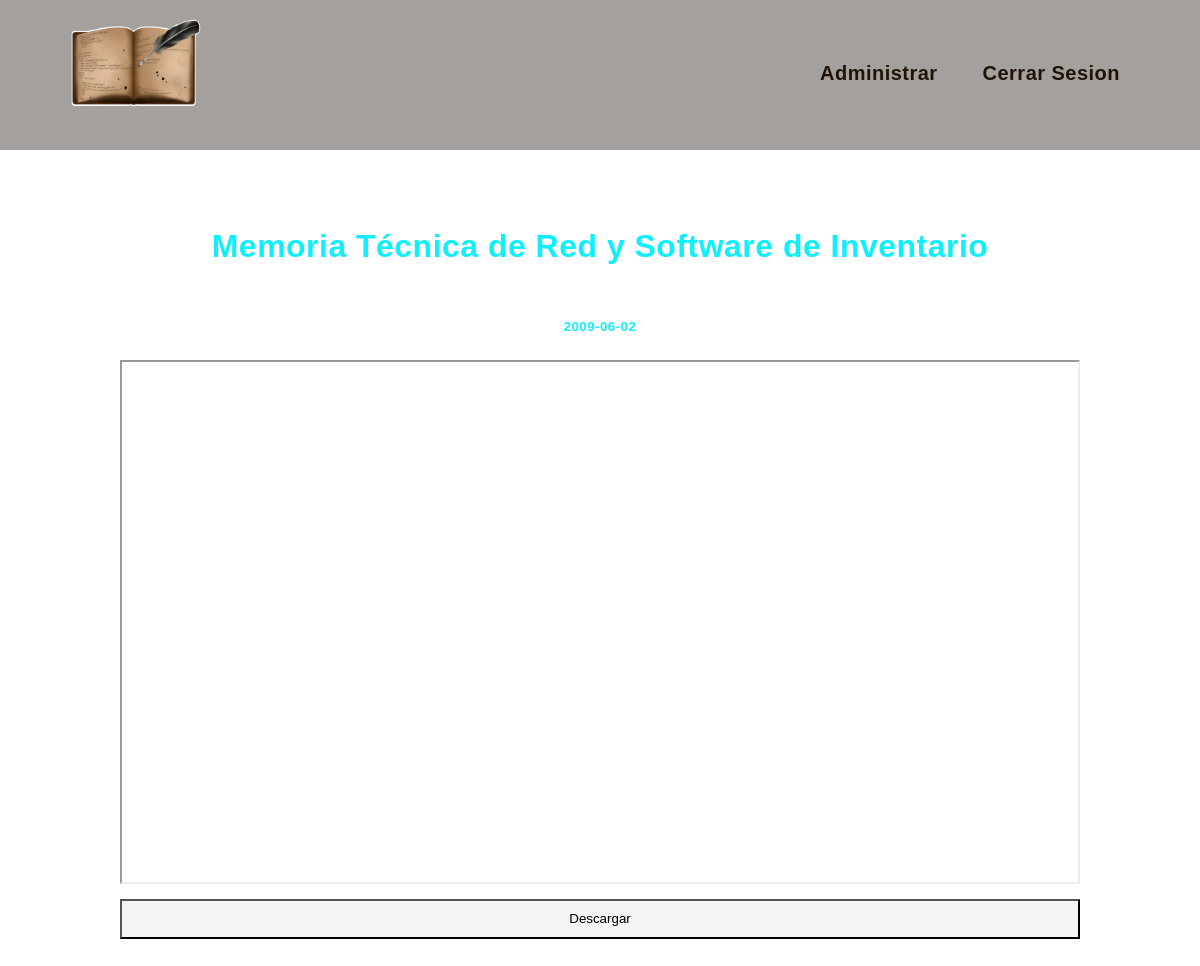
Screenshot of /verLibro.php?id=9 (signed in) with the database file from the repository.
### tables this page shows
CREATE TABLE `libros` (
  `id` int(11) NOT NULL,
  `titulo` varchar(100) NOT NULL,
  `link_google` varchar(200) NOT NULL,
  `link_imagen` varchar(100) NOT NULL,
  `fecha` date NOT NULL
);

### verLibro.php (the view, shortened to what this page needs)
<?php
require_once("privado/configDB.php");
$id = $base->real_escape_string(filter_input(INPUT_GET, "id"));
?>
<!DOCTYPE html>
<html lang="en">
<head>
    <link rel="stylesheet" href="css/si.css">
</head>
<body background="img/libreria.jpg">
    <?php require_once("privado/modulos/navbar.php");
    $res = $base->query("SELECT * FROM `libros` WHERE `id` = $id");
    if ($res) {
        if ($res->num_rows == 1) {
            $datos = $res->fetch_assoc();
            $linkVista = str_replace("/view", "/preview", $datos["link_google"]);
            $cadena = explode("/", $datos["link_google"]);
            $idGoogle = $cadena[5];
            $linkDescarga = "https://drive.google.com/u/1/uc?id=$idGoogle&export=download";
    ?>
            <div class="contenedor-iframe">
            <div class="Centrar">
                <h1><?php echo $datos["titulo"] ?></h1>
            </div>
            <div class="Centrar">
                <h5><?php echo $datos["fecha"] ?></h5>
            </div>
            <div class="Centrar"><iframe src="<?php echo $linkVista?>"></iframe></div>
            <a href="<?php echo $linkDescarga ?>"><button class="boton">Descargar</button></a>
            </div>
    <?php
        }
        else{ ?>
            <div class="Centrar">
                <h1>Libro No Encontado...</h1>
            </div>
        <?php }
    }
    else {
        header("location: index.php");
    }
    ?>
</body>
</html>

### css/si.css (style rules this page uses)
.Centrar { display:flex; justify-content: center; color: #0fefff; }
html, body { margin: 0; padding: 0; background-repeat: no-repeat; background-size: cover; background-attachment: fixed; }
body { width: 100%; height: 100%; font-family: sans-serif; letter-spacing: 0.03em; line-height: 1.6; }
iframe { width: 100%; height: 520px; margin-bottom: 15px; }
.contenedor-iframe { margin: 50px auto; width: 80%; }
.Centrar h1 { text-align: center; }
.boton { width: 100%; height: 40px; background: #f5f5f5; color: #000000; border-radius: none; margin-bottom: 15px; }

### rows the page displays
libros: titulo "Memoria Técnica de Red y Software de Inventario", fecha "2009-06-02"
